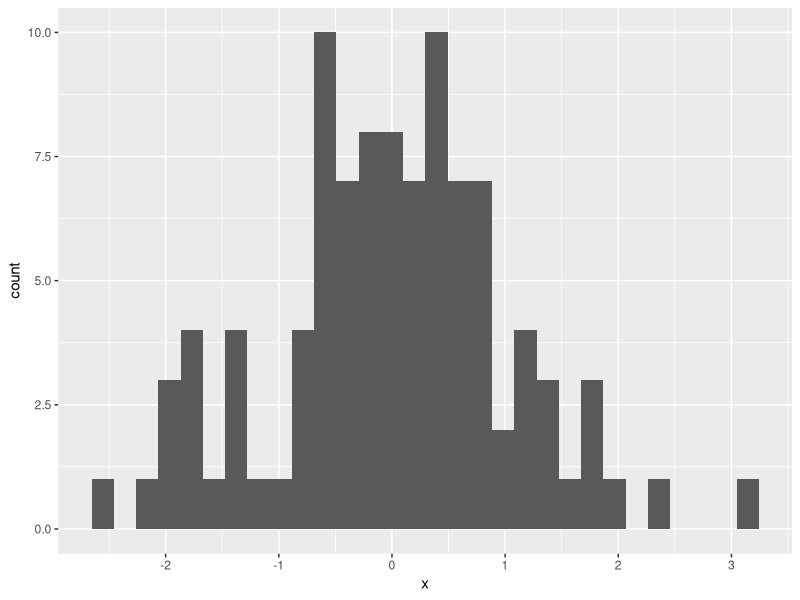

Source code (R):
## ---- chunk 1
library(ggplot2)
x <- rnorm(100)
ggplot() + geom_histogram(aes(x))
## ---- chunk 2
# R code goes here
